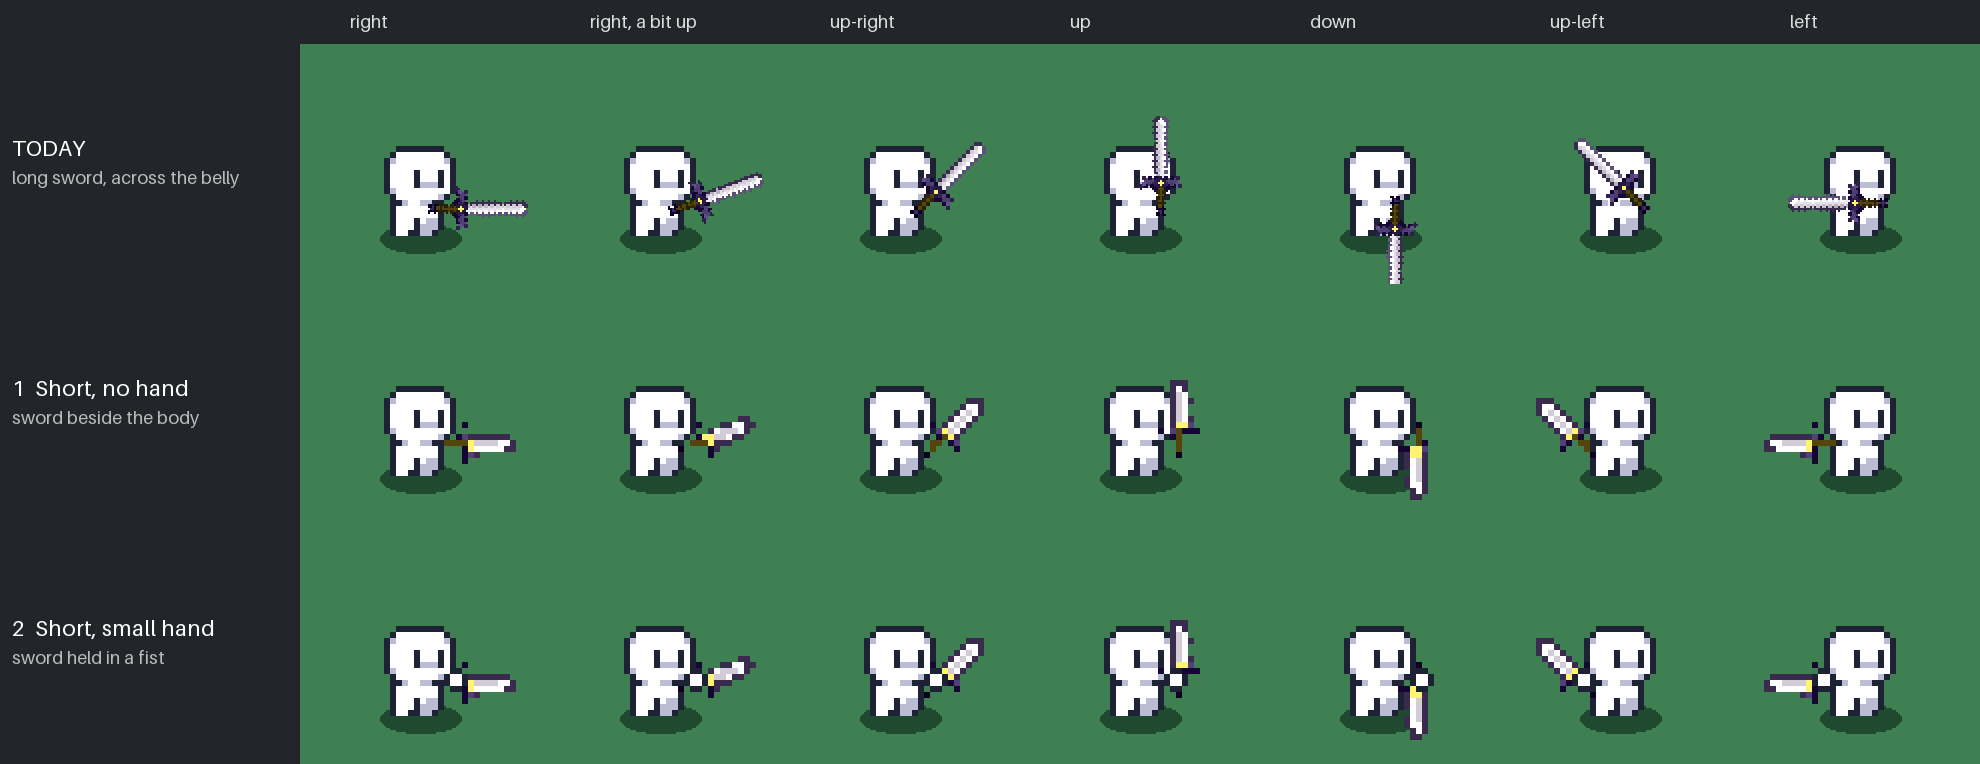

Here is the Python script that generated this plot:
"""$0 preview: short sword beside the body, pixels the body's size, with and without a hand. Output: options_short.png. Run from the project root."""
from pathlib import Path
from PIL import Image, ImageDraw, ImageFont, ImageOps
OUT = Path(__file__).parent
BODY = Image.open("assets/characters/pixel_plains/idle.png").convert("RGBA").crop((0, 0, 12, 17))
SWORD1 = Image.open("/home/matcry/Developer/BossFight/docs/assets/PNA-art/Sword1.png").convert("RGBA")
PAL = {"a": "#392a4e", "d": "#d2ccd6", "e": "#fefdff", "c": "#150734", "h": "#524179", "x": "#fff372", "i": "#53450c", "k": "#0e0021"}
SHORT = [".......aaa", "......aeea", ".....aedea", "....aedea.", ".c.aedea..", "..hxdea...", "..cixa....", ".ii.ch....", ".i...c....", "k........."]
HAND = [".kk.", "keek", "keek", ".kk."]
N = 48
ANGLES = [(0, "right"), (20, "right, a bit up"), (45, "up-right"), (90, "up"), (-90, "down"), (135, "up-left"), (180, "left")]

def grid(rows, pal=PAL):
    im = Image.new("RGBA", (len(rows[0]), len(rows)), (0, 0, 0, 0))
    for y, r in enumerate(rows):
        for x, ch in enumerate(r):
            if ch != ".":
                im.paste(pal[ch], (x, y, x + 1, y + 1))
    return im

def pad(im, grip, size=N):
    c = Image.new("RGBA", (size, size), (0, 0, 0, 0))
    c.paste(im, (size // 2 - grip[0], size // 2 - grip[1]))
    return c

def scale2x(im):
    w, h = im.size
    p = im.load()
    out = Image.new("RGBA", (w * 2, h * 2))
    o = out.load()
    for y in range(h):
        for x in range(w):
            b, d, e, f, g = p[x, max(y - 1, 0)], p[max(x - 1, 0), y], p[x, y], p[min(x + 1, w - 1), y], p[x, min(y + 1, h - 1)]
            e0, e1, e2, e3 = e, e, e, e
            if b != g and d != f:
                e0 = d if d == b else e
                e1 = f if b == f else e
                e2 = d if d == g else e
                e3 = f if g == f else e
            o[2 * x, 2 * y], o[2 * x + 1, 2 * y], o[2 * x, 2 * y + 1], o[2 * x + 1, 2 * y + 1] = e0, e1, e2, e3
    return out

SW = pad(grid(SHORT), (2, 7))
def short(a):
    big = scale2x(scale2x(scale2x(SW))).rotate(a - 45, Image.NEAREST)
    return big.resize((N, N), Image.NEAREST, box=(0, 0, N * 8, N * 8))
FIST = grid(HAND, {"k": "#1c2233", "e": "#ffffff"}).resize((12, 12), Image.NEAREST)

CELL, ZOOM, LABEL = 120, 2, 300
font = ImageFont.load_default(size=22)
small = ImageFont.load_default(size=18)
ROWS = [("TODAY", "long sword, across the belly", "today"), ("1  Short, no hand", "sword beside the body", "short"), ("2  Short, small hand", "sword held in a fist", "hand")]
sheet = Image.new("RGBA", (LABEL + CELL * ZOOM * len(ANGLES), 44 + CELL * ZOOM * len(ROWS)), "#22262b")
dr = ImageDraw.Draw(sheet)
for i, (_, name) in enumerate(ANGLES):
    dr.text((LABEL + i * CELL * ZOOM + 50, 10), name, font=small, fill="#dddddd")
for r, (title, sub, kind) in enumerate(ROWS):
    y0 = 44 + r * CELL * ZOOM
    dr.text((12, y0 + 90), title, font=font, fill="#ffffff")
    dr.text((12, y0 + 122), sub, font=small, fill="#bbbbbb")
    for c, (a, _) in enumerate(ANGLES):
        cell = Image.new("RGBA", (CELL, CELL), "#3e8052")
        ImageDraw.Draw(cell).ellipse((40, 90, 80, 104), fill="#1f4a30")
        cell.alpha_composite(BODY.resize((36, 51), Image.NEAREST), (42, 45))
        layer = Image.new("RGBA", (CELL, CELL), (0, 0, 0, 0))
        if kind == "today":
            art = pad(SWORD1, (10, 21), 64).resize((128, 128), Image.NEAREST).rotate(a - 45, Image.NEAREST)
            layer.paste(art, (69 - 64, 81 - 64))
        else:
            left = abs(a) > 90
            art = short(180 - a if left else a)
            if left:
                art = ImageOps.mirror(art)
            art = art.resize((N * 3, N * 3), Image.NEAREST)
            gap = 3 if a == -90 else 0                 # pointing down: blade clears the body
            gx, gy = (42 - gap if left else 78 + gap), 78   # touching the body's side, on its 3 px grid
            layer.paste(art, (gx - N * 3 // 2, gy - N * 3 // 2))
            if kind == "hand":
                layer.alpha_composite(FIST, (gx - 6, gy - 6))
        cell.alpha_composite(layer)
        sheet.paste(cell.resize((CELL * ZOOM, CELL * ZOOM), Image.NEAREST), (LABEL + c * CELL * ZOOM, y0))
sheet.convert("RGB").save(OUT / "options_short.png")
